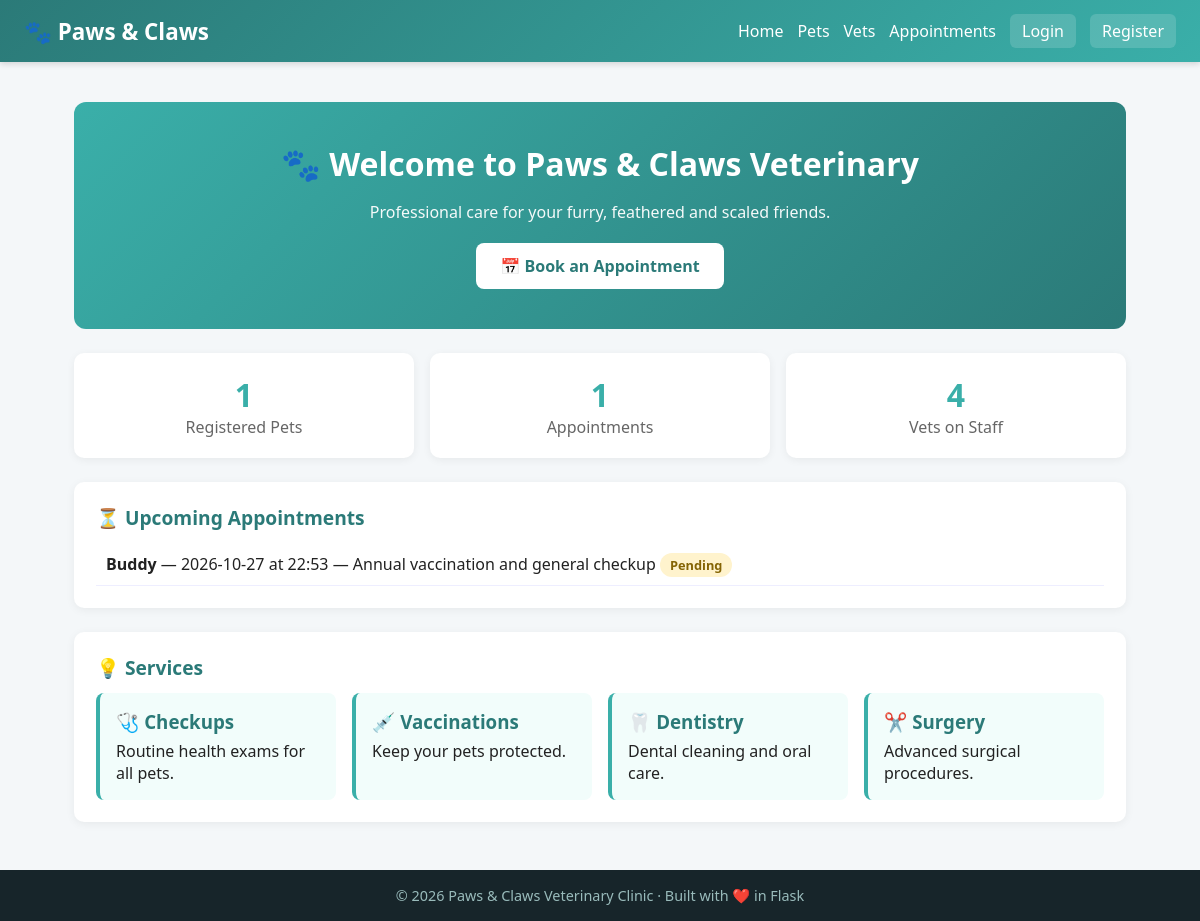
The page / on the database its author committed.
### models.py (models this page shows)
class Appointment(db.Model):
    id = db.Column(db.Integer, primary_key=True)
    pet_id = db.Column(db.Integer, db.ForeignKey('pet.id'), nullable=False)
    vet_id = db.Column(db.Integer, db.ForeignKey('vet.id'))
    date = db.Column(db.String(20))
    time = db.Column(db.String(10))
    reason = db.Column(db.String(200))
    status = db.Column(db.String(20), default='Pending')  # Pending / Confirmed / Done / Cancelled
    vet = db.relationship('Vet')

class Pet(db.Model):
    id = db.Column(db.Integer, primary_key=True)
    name = db.Column(db.String(50), nullable=False)
    species = db.Column(db.String(30))
    breed = db.Column(db.String(50))
    age = db.Column(db.Integer)
    owner = db.Column(db.String(80))
    owner_id = db.Column(db.Integer, db.ForeignKey('user.id'))
    notes = db.Column(db.Text)
    created_at = db.Column(db.DateTime, default=datetime.utcnow)
    appointments = db.relationship('Appointment', backref='pet', lazy=True,
                                   cascade='all, delete-orphan')
    records = db.relationship('MedicalRecord', backref='pet', lazy=True,
                              cascade='all, delete-orphan')

### app.py (the view)
@app.route('/')
def index():
    pets = Pet.query.count()
    appts = Appointment.query.count()
    vets = Vet.query.count()
    upcoming = Appointment.query.filter_by(status='Pending').limit(5).all()
    return render_template('index.html', pet_count=pets, appt_count=appts,
                           vet_count=vets, upcoming=upcoming)

### templates/index.html
{% extends "base.html" %}
{% block content %}
<div class="hero">
  <h1>🐾 Welcome to Paws & Claws Veterinary</h1>
  <p>Professional care for your furry, feathered and scaled friends.</p>
  <a href="/appointments" class="cta">📅 Book an Appointment</a>
</div>
<div class="stats">
  <div class="stat-card"><h2>{{ pet_count }}</h2><p>Registered Pets</p></div>
  <div class="stat-card"><h2>{{ appt_count }}</h2><p>Appointments</p></div>
  <div class="stat-card"><h2>{{ vet_count }}</h2><p>Vets on Staff</p></div>
</div>
<div class="card">
  <h2>⏳ Upcoming Appointments</h2>
  {% if upcoming %}
    <ul class="list">
      {% for a in upcoming %}
        <li>
          <strong>{{ a.pet.name if a.pet else 'Unknown' }}</strong> —
          {{ a.date }} at {{ a.time }} — {{ a.reason }}
          <span class="badge pending">{{ a.status }}</span>
        </li>
      {% endfor %}
    </ul>
  {% else %}
    <p>No upcoming appointments. 🎉</p>
  {% endif %}
</div>
<div class="card">
  <h2>💡 Services</h2>
  <div class="services">
    <div class="service"><h3>🩺 Checkups</h3><p>Routine health exams for all pets.</p></div>
    <div class="service"><h3>💉 Vaccinations</h3><p>Keep your pets protected.</p></div>
    <div class="service"><h3>🦷 Dentistry</h3><p>Dental cleaning and oral care.</p></div>
    <div class="service"><h3>✂️ Surgery</h3><p>Advanced surgical procedures.</p></div>
  </div>
</div>
{% endblock %}

### static/style.css (style rules this page uses)
* { box-sizing: border-box; margin: 0; padding: 0; }
body { font-family: 'Segoe UI', Roboto, Arial, sans-serif; background: #f4f7f9; color: #222; min-height: 100vh; display: flex; flex-direction: column; }
h1 { color: #2b7a78; margin-bottom: 16px; }
h2 { color: #2b7a78; margin-bottom: 12px; font-size: 1.2rem; }
h3 { color: #2b7a78; margin-bottom: 6px; }
.hero { background: linear-gradient(135deg, #3aafa9, #2b7a78); color: white; padding: 40px; border-radius: 12px; text-align: center; margin-bottom: 24px; }
.hero h1 { color: white; font-size: 2rem; }
.hero p { margin: 10px 0 20px; opacity: 0.95; }
.cta { background: white; color: #2b7a78; padding: 12px 24px; border-radius: 8px; font-weight: bold; text-decoration: none; display: inline-block; }
.stats { display: grid; grid-template-columns: repeat(auto-fit, minmax(160px, 1fr)); gap: 16px; margin-bottom: 24px; }
.stat-card { background: white; border-radius: 10px; padding: 20px; text-align: center; box-shadow: 0 2px 8px rgba(0,0,0,0.06); }
.stat-card h2 { font-size: 2rem; color: #3aafa9; margin: 0; }
.stat-card p { color: #666; }
.card { background: white; border-radius: 10px; padding: 22px; margin-bottom: 24px; box-shadow: 0 2px 10px rgba(0,0,0,0.06); }
.badge { padding: 3px 10px; border-radius: 12px; font-size: 0.8rem; font-weight: 600; }
.badge.pending { background: #fff3cd; color: #856404; }
.services { display: grid; grid-template-columns: repeat(auto-fit, minmax(180px, 1fr)); gap: 16px; }
.service { background: #f2fdfb; padding: 16px; border-radius: 8px; border-left: 4px solid #3aafa9; }
.list { list-style: none; }
.list li { padding: 10px; border-bottom: 1px solid #eef; }

### rows shown on the page
Appointment: pet "Buddy", date "2026-10-27", time "22:53", reason "Annual vaccination and general checkup", status "Pending"

### other values the page prints
{{ pet_count }} "1"
{{ appt_count }} "1"
{{ vet_count }} "4"
